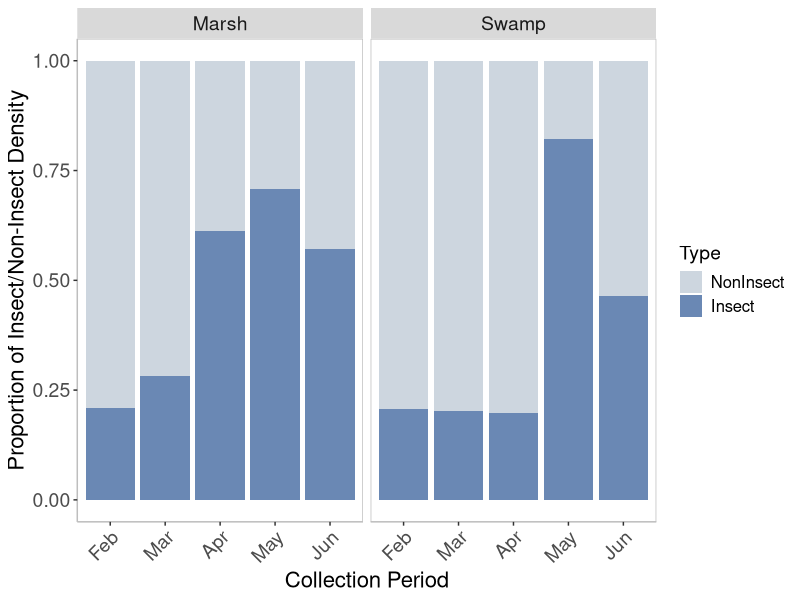
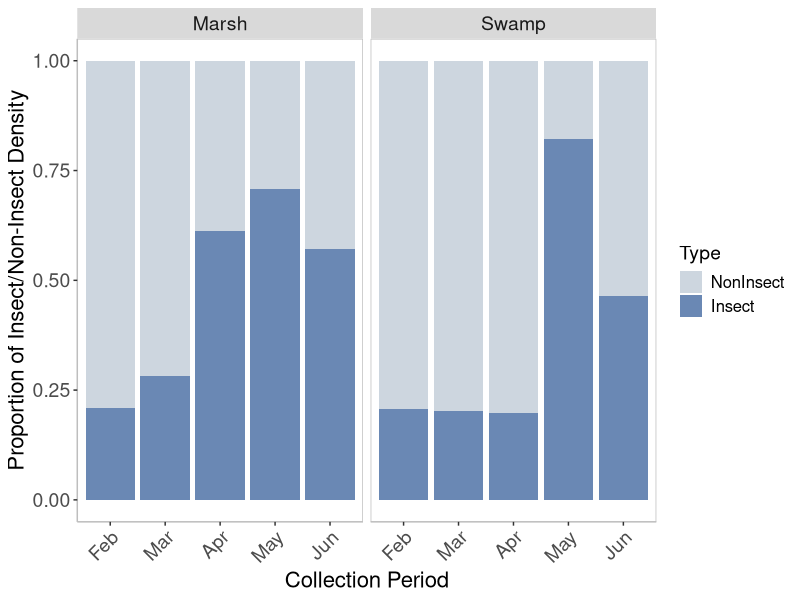

Write R code to recreate these figures, in order.
### Ratio of insects to non-insects across time, Figure 6

# loading in packages
library(tidyr)
library(dplyr)
library(ggplot2)
library(emmeans)

# reading in the data
benthicbiomass <- read.csv ("BenthicBiomassTotaled.csv")

# total biomass per sample per collection date
insects <- benthicbiomass %>%
  group_by(Wetland, Date_collected, Type, HLength, Sample, Insect) %>% 
  summarize(Biomass = sum (tot_biomass, na.rm = TRUE), 
            Density = sum(Count, na.rm = TRUE),
            .groups = "drop") 

# average biomass per collection date
insects <- insects %>%
  group_by(Wetland, Date_collected, Type, HLength, Insect) %>% 
  summarize(Biomass = mean (Biomass, na.rm = TRUE), 
            Density = mean (Density, na.rm = TRUE),
            .groups = "drop") 
# fixing dates
insects<- insects %>%
  mutate(Date_collected = as.Date(Date_collected, format = "%m/%d/%Y")) %>%
  mutate(DateCollected = case_when(
    Date_collected == as.Date("2023-02-09") ~ "Feb",
    Date_collected == as.Date("2023-03-07") ~ "Mar",
    Date_collected == as.Date("2023-04-12") ~ "Apr",
    Date_collected == as.Date("2023-05-12") ~ "May",
    Date_collected == as.Date("2023-06-22") ~ "Jun",
    TRUE ~ as.character(Date_collected)
  ))%>%
  relocate(Date_collected, .before = 1)


# Making figure 6
# making sure date and other factors are in the right order before plotting
insects$DateCollected = factor(insects$DateCollected, levels = c("Feb", "Mar", "Apr", "May", "Jun"))
insects$Insect = factor(insects$Insect, levels = c("NonInsect", "Insect"))

# plotting
Figure6 <- ggplot(insects, aes(x = DateCollected, y = Density, fill = Insect)) +
  geom_bar(position="fill", stat="identity")+
  labs(x = "Collection Period", y = "Proportion of Insect/Non-Insect Density") +
  scale_fill_manual(values = c("Insect" = "#6A88B4", "NonInsect" = "#CDD6DF"), 
                    name = "Type") +
  facet_wrap(~ Type, scales = "free_x") +
  theme(panel.background = element_rect(fill = "white"),
        panel.border = element_rect(color = "grey", fill = NA),
        axis.line = element_line(color = "grey"),
        axis.text = element_text(size = 14), 
        axis.title = element_text(size = 16), 
        strip.text = element_text(size = 14), 
        legend.title = element_text(size = 14), 
        legend.text = element_text(size = 12),
        axis.text.x = element_text(angle = 45, hjust = 1))
Figure6
ggsave("Figure6Sickingetal.png", plot = Figure6, dpi = 700, width = 9.5, height = 5, units = "in")


## Analysis for Figure 6

# creating proportion dataset for analysis
proportion_data <- insects %>%
  group_by(Wetland, Date_collected, Type, HLength) %>%
  summarise(
    Insect_Biomass = sum(Biomass[Insect == "Insect"]),
    NonInsect_Biomass = sum(Biomass[Insect == "NonInsect"]),
    Insect_Density = sum(Density[Insect == "Insect"]),
    NonInsect_Density = sum(Density[Insect == "NonInsect"]),
    Biomass_Proportion = Insect_Biomass / NonInsect_Biomass * 100,
    Density_Proportion = Insect_Density / NonInsect_Density * 100,
  )
proportion_data <- proportion_data %>%
  filter(!is.infinite(Biomass_Proportion) & !is.infinite(Density_Proportion))
proportion_data<- proportion_data %>%
  mutate(Date_collected = as.Date(Date_collected, format = "%m/%d/%Y")) %>%
  mutate(DateCollected = case_when(
    Date_collected == as.Date("2023-02-09") ~ "Feb",
    Date_collected == as.Date("2023-03-07") ~ "Mar",
    Date_collected == as.Date("2023-04-12") ~ "Apr",
    Date_collected == as.Date("2023-05-12") ~ "May",
    Date_collected == as.Date("2023-06-22") ~ "Jun",
    TRUE ~ as.character(Date_collected)
  ))%>%
  relocate(Date_collected, .before = 1)
proportion_data$DateCollected <- factor(
  proportion_data$DateCollected,
  levels = c("Feb","Mar","Apr","May","Jun")
)

# separating into swamp and marsh datasets
proportion_dataM <- proportion_data %>%
  filter(Type == "Marsh")
proportion_dataS <- proportion_data %>%
  filter(Type == "Swamp")

# creating a null model for comparison of other models
nullS <- glm (Density_Proportion ~ 1, family = Gamma (link = "log"), data = proportion_dataS)
nullM <- glm (Density_Proportion ~ 1, family = Gamma (link = "log"), data = proportion_dataM)

# creating the models with date collected as a predictor
propmodelS <- glm (Density_Proportion ~ DateCollected, family = Gamma (link = "log"), data = proportion_dataS)
summary (propmodelS)
propmodelM <- glm (Density_Proportion ~ DateCollected, family = Gamma (link = "log"), data = proportion_dataM)
summary (propmodelM)

# comparing the null model (without date as a predictor) to the model with date as a predictor
anova(nullS, propmodelS, test = "Chisq")
# The significant p-value (2.057e-09) indicates that including collection date significantly improves model fit.

# looking at differences in proportion between each pair of months
emmeans(propmodelS, pairwise~DateCollected, type="response")

# comparing the null model (without date as a predictor) to the model with date as a predictor
anova(nullM, propmodelM, test = "Chisq")

# looking at differences in proportion between each pair of months
emmeans(propmodelM, pairwise~ DateCollected, type="response")


## looking at everything combined, not separating by marsh and swamp
# creating null model
null <- glm (Density_Proportion ~ 1, family = Gamma (link = "log"), data = proportion_data)
summary (null)
# creating model with date collected as a predictor
propmodel <- glm (Density_Proportion ~ DateCollected, family = Gamma (link = "log"), data = proportion_data)
summary (propmodel)

# comparing the null model (without date as a predictor) to the model with date as a predictor
anova(null, propmodel, test = "Chisq")
# The significant p-value (0.007027) indicates that including collection date significantly improves model fit.
# (aka collection data is predictive of the proportion of insects to non-insects regardless of veg)

### looking at how density and biomass proportions of insects vs non-insects change over time
## this information is referenced in the results section "Proportion of insects to non-insects across time"
# loading in packages
library(tidyr)
library(dplyr)
library(ggplot2)

# reading in data
benthicbiomass <- read.csv ("BenthicBiomassTotaled.csv")

# total biomass per sample per collection date
insects <- benthicbiomass %>%
  group_by(Wetland, Date_collected, Type, HLength, Sample, Insect) %>% 
  summarize(Biomass = sum (tot_biomass, na.rm = TRUE), 
            Density = sum(Count, na.rm = TRUE),
            .groups = "drop") 

# average biomass per collection date
insects <- insects %>%
  group_by(Wetland, Date_collected, Type, HLength, Insect) %>% 
  summarize(Biomass = mean (Biomass, na.rm = TRUE), 
            Density = mean (Density, na.rm = TRUE),
            .groups = "drop") 

proportion_data <- insects %>%
  group_by(Date_collected, Type) %>%
  summarise(
    Insect_Biomass = sum(Biomass[Insect == "Insect"]),
    NonInsect_Biomass = sum(Biomass[Insect == "NonInsect"]),
    Insect_Density = sum(Density[Insect == "Insect"]),
    NonInsect_Density = sum(Density[Insect == "NonInsect"]),
    Biomass_Proportion = Insect_Biomass / NonInsect_Biomass * 100,
    Density_Proportion = Insect_Density / NonInsect_Density * 100,
    Biomass_T = Insect_Biomass + NonInsect_Biomass,
    Density_T = Insect_Density + NonInsect_Density,
    Biomass_Percent = NonInsect_Biomass/Biomass_T * 100,
    Density_Percent = NonInsect_Density/Density_T * 100,
    Biomass_PercentI = Insect_Biomass/Biomass_T * 100,
    Density_PercentI = Insect_Density/Density_T * 100,
  )
